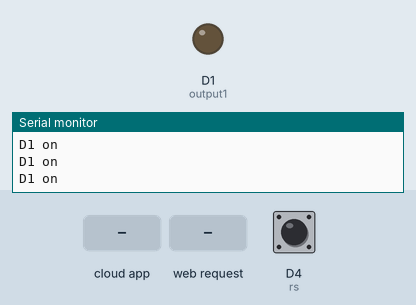
Bench run of a sketch on a simulated ESP8266 (NodeMCU). Parts: output pins drawn as LEDs (lit = HIGH), the last lines printed to the serial monitor. Inputs (shaded band) come from the test bench; at power-on: D4 (rs) HIGH. WiFi joins after 1.5 s; servers stay silent unless stated; the Firebase database answers and starts empty.

Above: at 2.8 s.
2.9 s: the phone or cloud app sets D1 to 0
At 4.3 s:
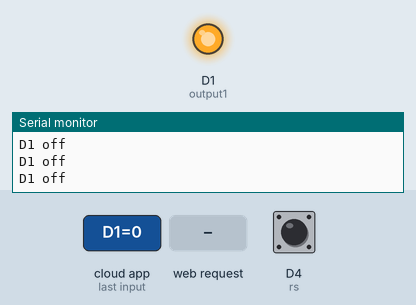
6.1 s: HTTP request GET /1/on received
At 6.38 s:
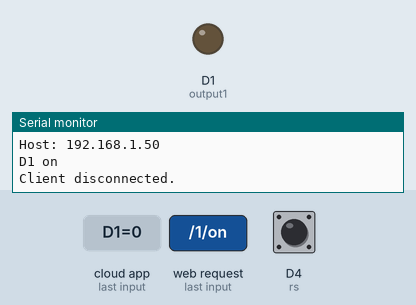
7.8 s: the phone or cloud app sets D1 to 1
At 8.4 s:
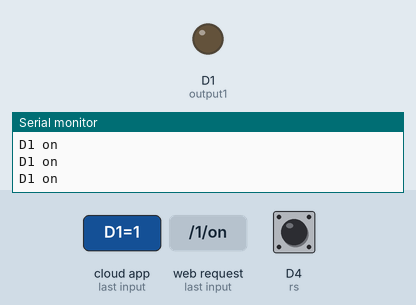
9.4 s: HTTP request GET /1/off received
At 9.76 s:
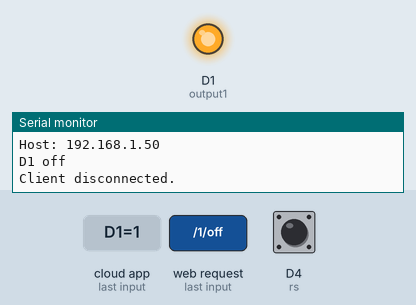
Timing chart, 0 to 12.1 s (numbered marks = the images above; inputs shaded):
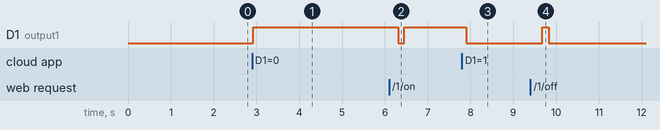

Measured:
- after the input at 2.9 s, D1 (output1): LOW → HIGH at once
- after the input at 6.1 s, D1 (output1): HIGH → LOW after 0.21 s, → HIGH 0.15 s later
- after the input at 7.8 s, D1 (output1): HIGH → LOW after 0.10 s
- after the input at 9.4 s, D1 (output1): LOW → HIGH after 0.28 s, → LOW 0.15 s later

The sketch:

1STAT_WM_FDB_ver3.ino
```cpp
// https://www.grc.com/fingerprints.htm
#include <Arduino.h>
#include <ESP8266WiFi.h>
#include <ESP8266WebServer.h>
#include <WiFiManager.h>
#include <Firebase_ESP_Client.h>

#include "addons/TokenHelper.h"
#include "addons/RTDBHelper.h"

String ele = "1stat";

WiFiServer server(80);

String header;

String output1State = "off";

const int output1 = D1;
const int rs = D4;
int RS;

unsigned long currentTime = millis();
unsigned long previousTime = 0;
const long timeoutTime = 2000;

#define DATABASE_URL "https://esp8266-ai2-default-rtdb.firebaseio.com"
#define API_KEY "AIzaSyAF4OdtYUAomk_4WnvE5MXb_nphlQ33UyA"
FirebaseData fbdo;
FirebaseAuth auth;
FirebaseConfig config;
unsigned long sendDataPrevMillis = 0;
int count = 0;
bool signupOK = false;

String A = "";
String hs = "";
String STAT1 = "";

void setup() {
  Serial.begin(115200);

  pinMode(output1, OUTPUT);
  pinMode(rs, INPUT);
  digitalWrite(output1, LOW);
  digitalWrite(rs, HIGH);

  WiFiManager wifiManager;

  RS = digitalRead(rs);
  if (RS == LOW){
    wifiManager.resetSettings();
  }

  wifiManager.autoConnect("SmartStuff");
  A = WiFi.localIP().toString();
  hs = WiFi.localIP().toString();

  if (hs[3] == '.'){
    hs[3] = 'o';
  }
  if (hs[7] == '.'){
    hs[7] = 'o';
  }
  if (hs[9] == '.'){
    hs[9] = 'o';
  }
  if (hs[10] == '.'){
    hs[10] = 'o';
  }
  if (hs[11] == '.'){
    hs[11] = 'o';
  }

  STAT1 = hs + "/D1";

  config.api_key = API_KEY;
  config.database_url = DATABASE_URL;
  if (Firebase.signUp(&config, &auth, "", "")){
    Serial.println("ok");
    signupOK = true;
  }
  else{
    Serial.printf("%s\n", config.signer.signupError.message.c_str());
  }
  config.token_status_callback = tokenStatusCallback;
  Firebase.begin(&config, &auth);
  Firebase.reconnectWiFi(true);
  Firebase.RTDB.setString(&fbdo, STAT1, "1");

  server.begin();
}

void loop(){
  WiFiClient client = server.available();

  if (Firebase.RTDB.getString(&fbdo, STAT1)) {
    if (fbdo.stringData() == "0") {
      Serial.println("D1 off");
      output1State = "off";
      digitalWrite(output1, HIGH);
    }
    else if (fbdo.stringData() == "1") {
      Serial.println("D1 on");
      output1State = "on";
      digitalWrite(output1, LOW);
    }
  }
  delay(10);

  if (client) {
    Serial.println("New Client.");
    String currentLine = "";
    currentTime = millis();
    previousTime = currentTime;
    while (client.connected() && currentTime - previousTime <= timeoutTime) { // loop while the client's connected
      currentTime = millis();
      if (client.available()) {
//        header = client.readStringUntil('\r');
        char c = client.read();
        Serial.write(c);
       header += c;
        if (c == '\n') {
          if (currentLine.length() == 0) {
            client.println("HTTP/1.1 200 OK");
            client.println("Content-type:text/html");
            client.println("Connection: close");
            client.println();
            Serial.println(header);

            if (header.indexOf("GET /1/on") >= 0) {
              Serial.println("D1 on");
              output1State = "on";
              digitalWrite(output1, LOW);
            } else if (header.indexOf("GET /1/off") >= 0) {
              Serial.println("D1 off");
              output1State = "off";
              digitalWrite(output1, HIGH);
            }


            client.println("<!DOCTYPE html><html>");
            client.println("<head><meta name=\"viewport\" content=\"width=device-width, initial-scale=1\">");
            client.println("<link rel=\"icon\" href=\"data:,\">");

            client.println("<style>html { font-family: Helvetica; display: inline-block; margin: 0px auto; text-align: center;}");
            client.println(".button { background-color: #195B6A; border: none; color: white; padding: 16px 40px;");
            client.println("text-decoration: none; font-size: 30px; margin: 2px; cursor: pointer;}");
            client.println(".button2 {background-color: #77878A;}</style>");
            client.println("</head>");


            client.println("<body><h1>IP=" + A + "</h1>");
            client.println("<body><h2>ELEMENT=" + ele + "</h2>");
            client.println("<body><h3>裝置名稱 = sMART sTUFF 單插座智慧延長線</h3>");


            client.println("<p>D1 - State " + output1State + "</p>");
            if (output1State=="off") {
              client.println("<p><a href=\"/1/on\"><button class=\"button\">ON</button></a></p>");
            } else {
              client.println("<p><a href=\"/1/off\"><button class=\"button button2\">OFF</button></a></p>");
            }
            client.println("</body></html>");

            client.println();
            break;
          } else {
            currentLine = "";
          }
        } else if (c != '\r') {
          currentLine += c;
        }
      }
    }
    header = "";
    client.stop();
    Serial.println("Client disconnected.");
    Serial.println("");
  }
}
```
